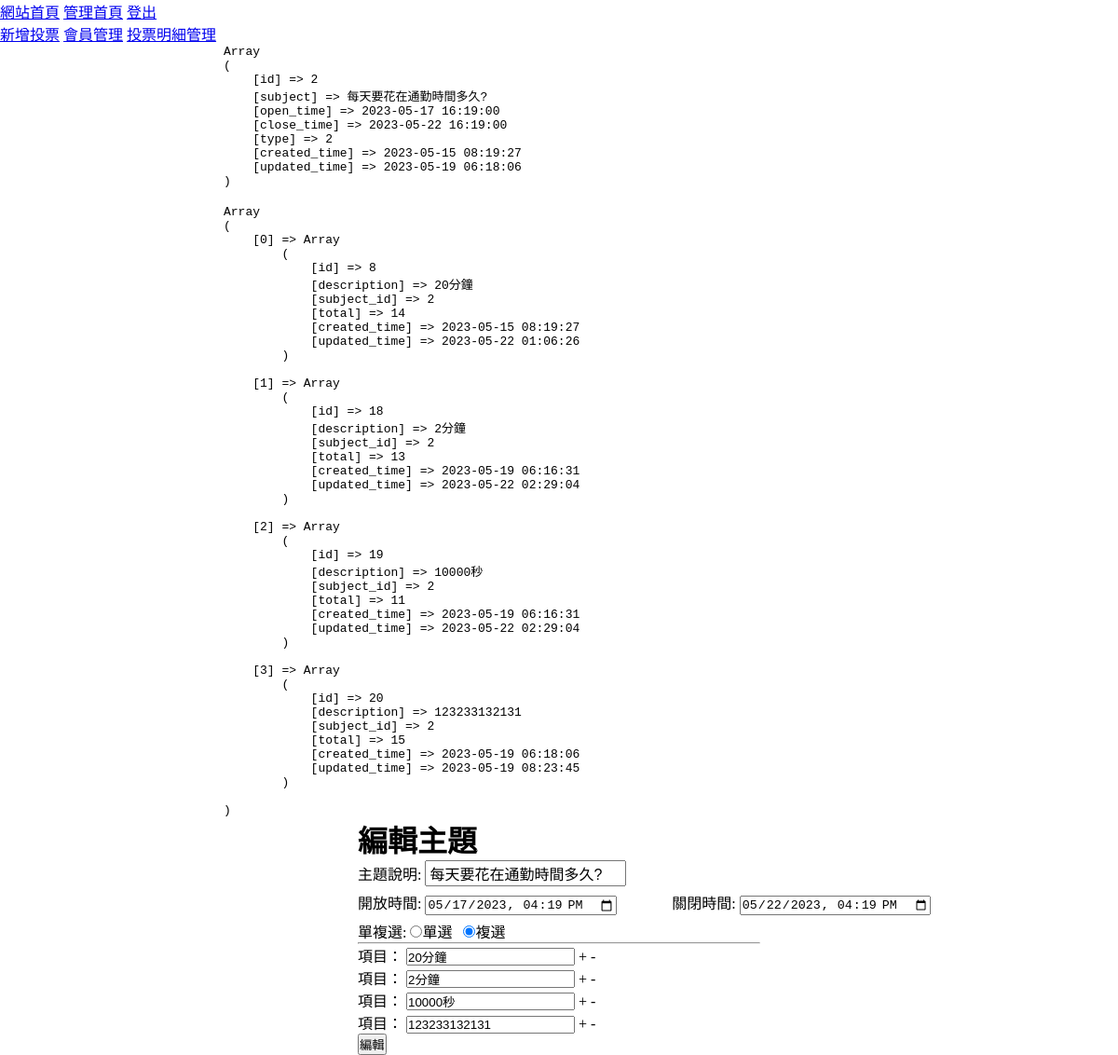
/backend.php?do=edit_vote&id=2, run on the app's committed database.
### tables this page shows
CREATE TABLE `topics` (
  `id` int(10) UNSIGNED NOT NULL,
  `subject` text NOT NULL,
  `open_time` datetime NOT NULL,
  `close_time` datetime NOT NULL,
  `type` int(1) UNSIGNED NOT NULL,
  `created_time` timestamp NOT NULL DEFAULT current_timestamp(),
  `updated_time` timestamp NOT NULL DEFAULT current_timestamp() ON UPDATE current_timestamp()
);

CREATE TABLE `options` (
  `id` int(10) UNSIGNED NOT NULL,
  `description` text NOT NULL,
  `subject_id` int(10) UNSIGNED NOT NULL,
  `total` int(10) UNSIGNED NOT NULL DEFAULT 0,
  `created_time` timestamp NOT NULL DEFAULT current_timestamp(),
  `updated_time` timestamp NOT NULL DEFAULT current_timestamp() ON UPDATE current_timestamp()
);

### back/edit_vote.php (the view, shortened to what this page needs)
<?php include_once "../db.php";
$topic = $pdo->query("select * from `topics` where `id`='{$_GET['id']}'")
    ->fetch(PDO::FETCH_ASSOC);
echo "<pre>";
print_r($topic);
echo "</pre>";
echo "<br>";
$options = $pdo->query("select * from `options` where `subject_id`='{$_GET['id']}'")
    ->fetchAll(PDO::FETCH_ASSOC);
echo "<pre>";
print_r($options);
echo "</pre>";
?>
<!DOCTYPE html>
<html lang="en">
<head>
    <link rel="stylesheet" href="../css/style.css">
</head>
<body>
<main>
<h1>編輯主題</h1>
<form action="../api/edit_vote.php" method="post">
    <div>
        <label for="subject">主題說明:</label>
        <input type="text" name="subject" id="subject" class="subject-input" value="<?=$topic['subject']?>">
    </div>
    <div class="time-set">
        <div class="time-item">
            <label for="open_time">開放時間:</label>
            <input type="datetime-local" name="open_time" id="open_time" value="<?=$topic['open_time']?>">
        </div>
        <div class="time-item">
            <label for="close_time">關閉時間:</label>
            <input type="datetime-local" name="close_time" id="close_time" value="<?=$topic['close_time']?>">
        </div>
    </div>
    <div>
        <label for="type">單複選:</label>
        <input type="radio" name="type" value="1" <?=($topic['type'] == 1) ? 'checked' : '';?>>單選&nbsp;&nbsp;
        <input type="radio" name="type" value="2" <?=($topic['type'] == 2) ? 'checked' : '';?>>複選
    </div>
    <hr>
<div class="options">
<?php
foreach ($options as $opt) {
?>
    <div>
        <label for="description">項目：</label>
        <input type="text" name="description[]" class="description-input" value="<?=$opt['description']?>">
        <span onclick="addOption()">+</span>
        <span onclick="removeOption(this)">-</span>
    </div>
<?php
}
?>
</div>
    <div>
        <input type="submit" value="編輯">
    </div>
</form>
</main>
</body>
</html>

### css/style.css (style rules this page uses)
* { box-sizing: border-box; margin: 0; padding: 0; }
.time-set { display: flex; width: 70%; min-width: 615px; justify-content: space-between; }
.time-item { margin: 5px 0; }
.subject-input { padding: 3px; font-size: 16px; width: 50%; }
main { width: 60%; margin: auto; }

### data on the page
topics: subject "每天要花在通勤時間多久?", open_time "05/17/2023 16:19", close_time "05/22/2023 16:19", type "☑"
options: description "20分鐘"
options: description "2分鐘"
options: description "10000秒"
options: description "123233132131"
